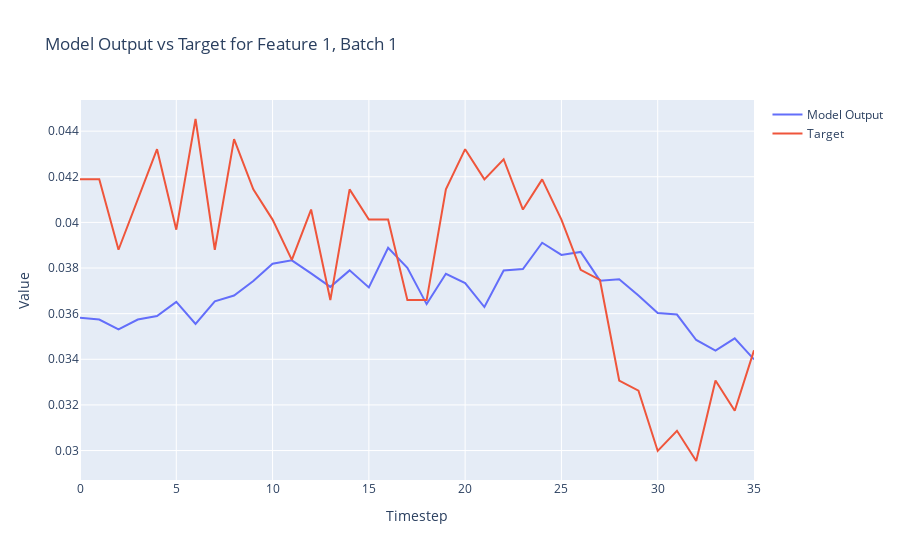

Write notebook code for a chart like this one.
### Code cell
import plotly.graph_objects as go

def plot_model_output_vs_target(model_outputs, targets, batch_index=0, feature_index=0):
    # Extract the specified feature for the given batch from both the model outputs and targets
    model_output_series = model_outputs[batch_index, :, feature_index].detach().numpy()
    target_series = targets[batch_index, :, feature_index].numpy()
    
    # Create a range for the x-axis (timesteps)
    timesteps = list(range(model_output_series.shape[0]))
    
    # Create traces
    model_trace = go.Scatter(x=timesteps, y=model_output_series, mode='lines', name='Model Output')
    target_trace = go.Scatter(x=timesteps, y=target_series, mode='lines', name='Target')
    
    # Create the figure and add traces
    fig = go.Figure()
    fig.add_trace(model_trace)
    fig.add_trace(target_trace)
    
    # Add title and labels
    fig.update_layout(title=f'Model Output vs Target for Feature {feature_index}, Batch {batch_index}',
                      xaxis_title='Timestep',
                      yaxis_title='Value')
    
    # Show the figure
    fig.show()

# Assuming `y` and `Y` are your model outputs and targets, respectively
# Adjust batch_index and feature_index as needed
plot_model_output_vs_target(outputs.to("cpu"), Y.to("cpu"), batch_index=1, feature_index=1)

### Figure 1 — Plotly figure (JSON) as saved in the notebook; plotly's stock layout.template omitted (floating-point values rounded to 4 significant figures)
{"data": [{"mode": "lines", "name": "Model Output", "type": "scatter", "x": [0, 1, 2, 3, 4, 5, 6, 7, 8, 9, 10, 11, 12, 13, 14, 15, 16, 17, 18, 19, 20, 21, 22, 23, 24, 25, 26, 27, 28, 29, 30, 31, 32, 33, 34, 35], "y": [0.03582, 0.03574, 0.03531, 0.03574, 0.0359, 0.03652, 0.03555, 0.03654, 0.03679, 0.03743, 0.03819, 0.03834, 0.03777, 0.03717, 0.0379, 0.03715, 0.03889, 0.03801, 0.03642, 0.03775, 0.03734, 0.03629, 0.03789, 0.03796, 0.03911, 0.03858, 0.03871, 0.03745, 0.03751, 0.0368, 0.03603, 0.03596, 0.03485, 0.03438, 0.03491, 0.034]}, {"mode": "lines", "name": "Target", "type": "scatter", "x": [0, 1, 2, 3, 4, 5, 6, 7, 8, 9, 10, 11, 12, 13, 14, 15, 16, 17, 18, 19, 20, 21, 22, 23, 24, 25, 26, 27, 28, 29, 30, 31, 32, 33, 34, 35], "y": [0.04189, 0.04189, 0.0388, 0.04101, 0.04321, 0.03968, 0.04453, 0.0388, 0.04365, 0.04145, 0.04012, 0.03836, 0.04056, 0.0366, 0.04145, 0.04012, 0.04012, 0.0366, 0.0366, 0.04145, 0.04321, 0.04189, 0.04277, 0.04056, 0.04189, 0.04012, 0.03792, 0.03748, 0.03307, 0.03263, 0.02998, 0.03086, 0.02954, 0.03307, 0.03175, 0.03439]}], "layout": {"title": {"text": "Model Output vs Target for Feature 1, Batch 1"}, "xaxis": {"title": {"text": "Timestep"}}, "yaxis": {"title": {"text": "Value"}}}}
